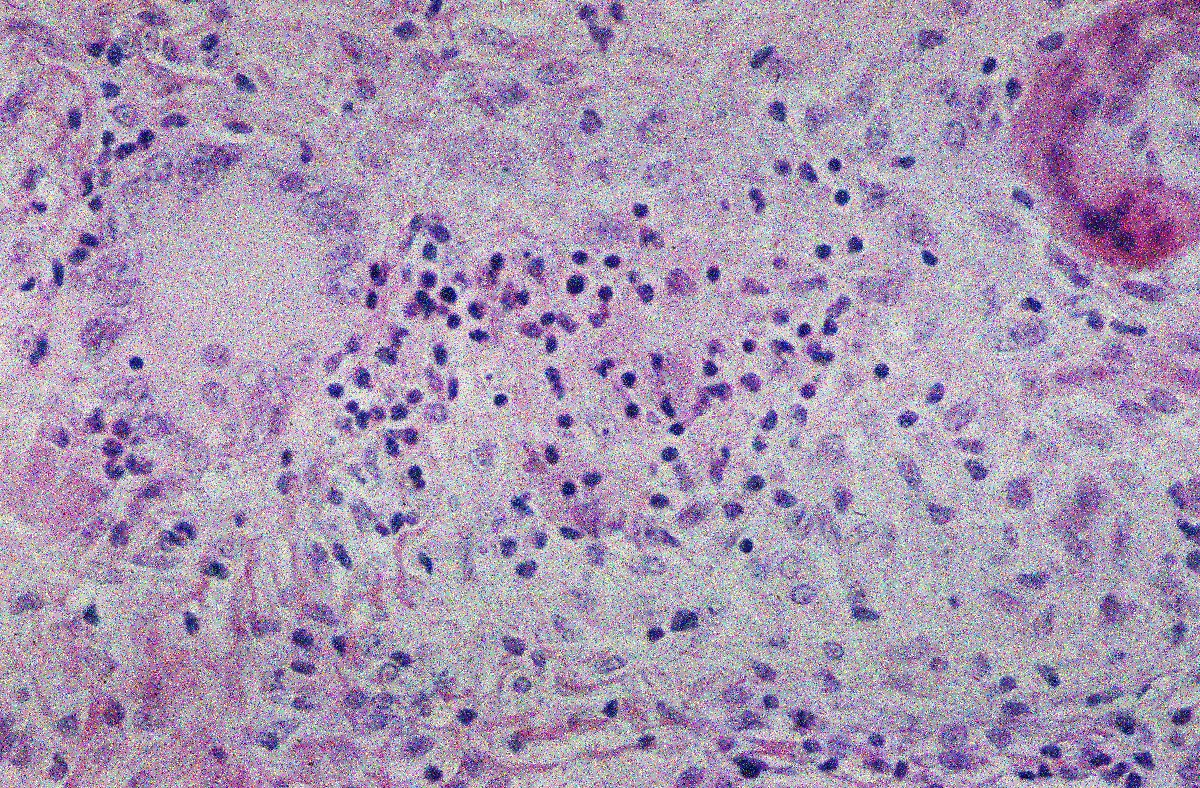
#> input picture python/wbc.jpg, 1200 x 788 px
$ jupyter execute Denois_microscope.ipynb   (shell and % lines are left out)   (older library calls are emulated)
#> lines starting #> are read from the running program, lines starting #| are printed output that depends on the picture
[cell 1]
import numpy as np
import matplotlib.pyplot as plt
from skimage import io, img_as_float
from scipy import ndimage as nd

[cell 2]
def gaussian_kernel(size, size_y=None):
    size = int(size)
    if not size_y:
        size_y = size
    else:
        size_y = int(size_y)

    x, y = np.mgrid[-size:size+1, -size_y:size_y+1]
    g = np.exp(-(x**2/float(size) + y ** 2/float(size_y)))
    return g/g.sum()

[cell 3]
gaussian_kernel_array = gaussian_kernel(5)

[cell 4]
plt.imshow(gaussian_kernel_array, cmap=plt.get_cmap('jet'), interpolation='nearest')
plt.colorbar()
plt.show()
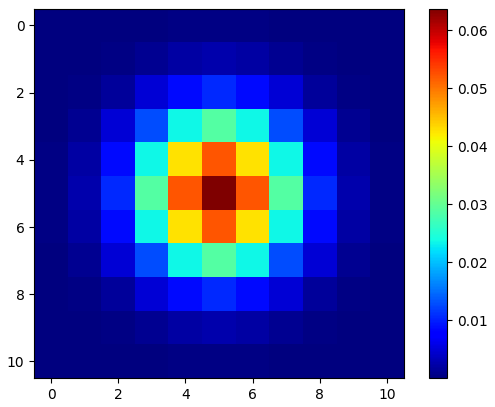
#> figure drawn by matplotlib, 2 panels

[cell 5]
img = img_as_float(io.imread("python/wbc.jpg"))

[cell 6]
gaussian_img = nd.gaussian_filter(img, sigma=3)
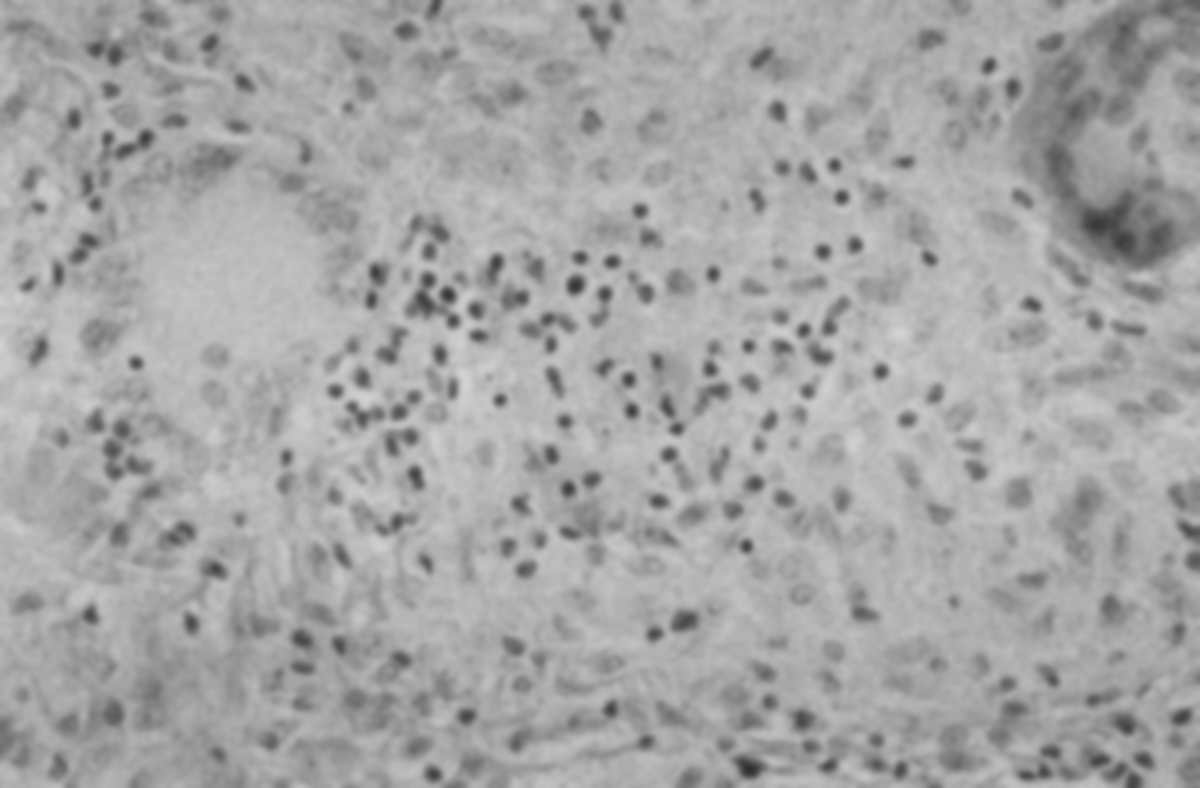
#> gaussian_img: shape (788, 1200, 3) float64; mean R, G, B 0.652, 0.652, 0.652
median_img = nd.median_filter(img, size=3)
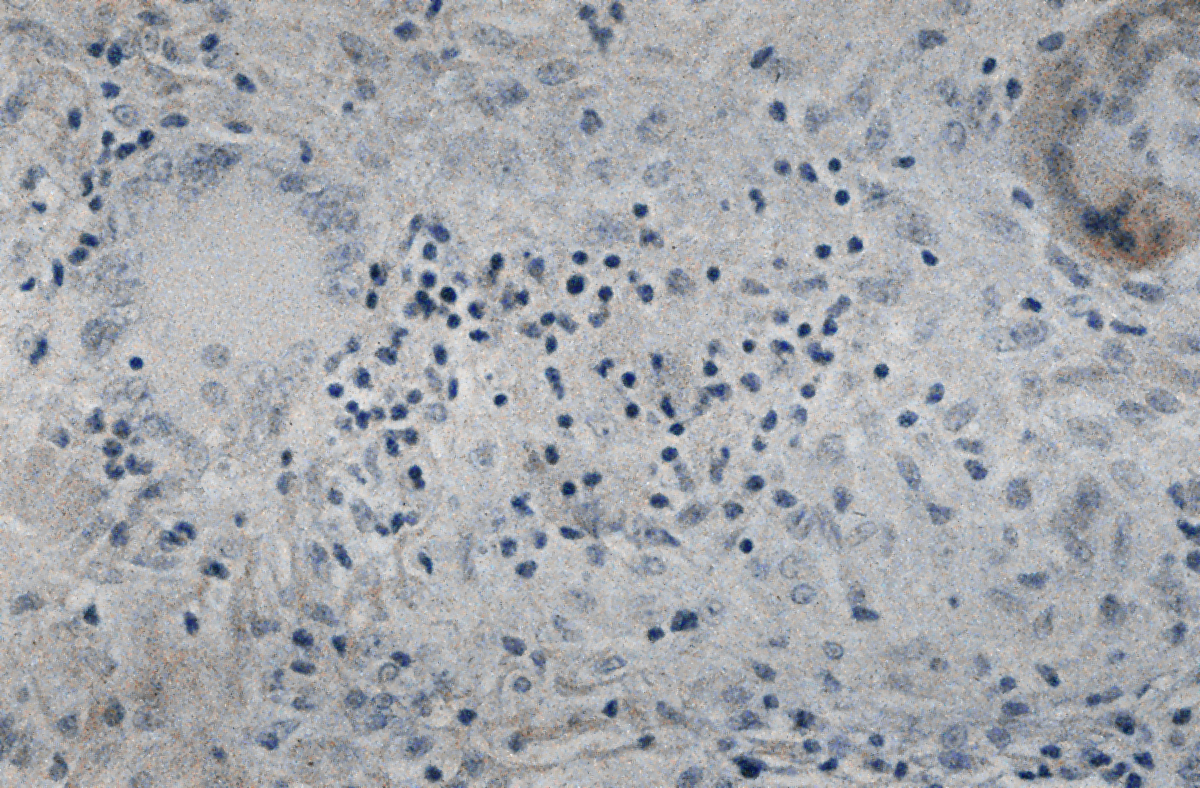
#> median_img: shape (788, 1200, 3) float64; mean R, G, B 0.649, 0.659, 0.678

[cell 7]
fig, axes = plt.subplots(nrows=1, ncols=3, sharex=True, sharey=True, figsize=(14, 14))

ax = axes.ravel()

ax[0].imshow(img)
ax[0].set_title("Original Image")

ax[1].imshow(gaussian_img)
ax[1].set_title("Gaussian Image")

ax[2].imshow(median_img)
ax[2].set_title("Median Image")

for x in ax:
    x.axis("off")

plt.tight_layout()
plt.show()
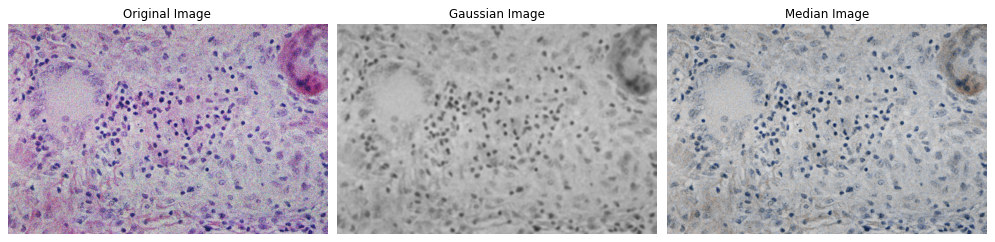
#> figure drawn by matplotlib, 3 panels

[cell 8]
from skimage.restoration import denoise_nl_means, estimate_sigma

[cell 9]
sigma_est = np.mean(estimate_sigma(img, multichannel=True))
#> sigma_est = 0.127
nlm = denoise_nl_means(img, h=1.15 * sigma_est, fast_mode=False,
                           patch_size=5, patch_distance=3, multichannel=True)

$ run again, with python/BSE_Google_noisy.jpg copied over python/wbc.jpg
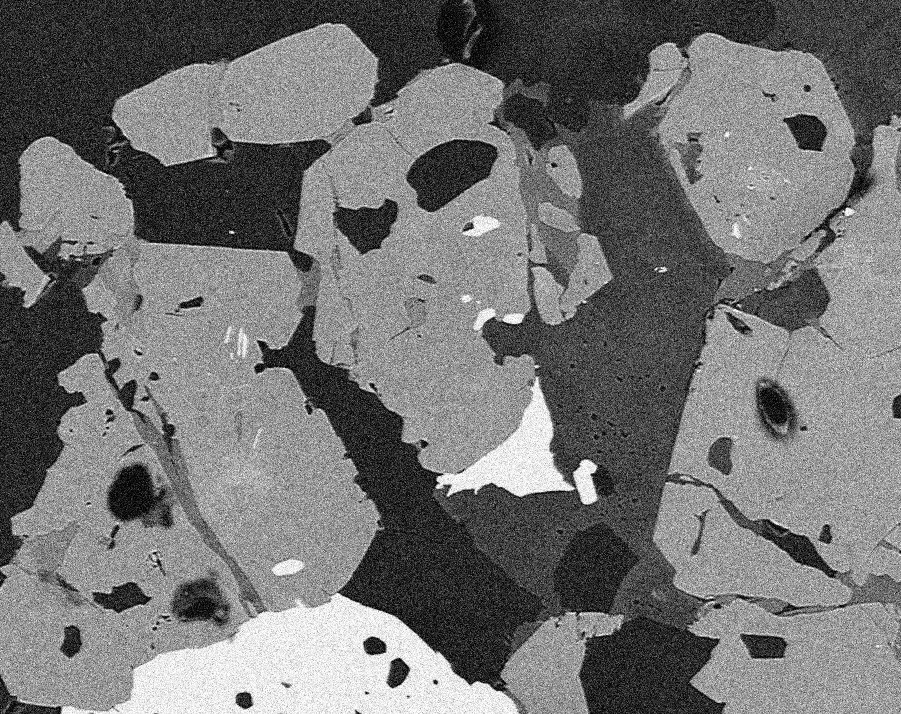
#> input picture python/BSE_Google_noisy.jpg, 901 x 714 px
#> `gaussian_img = nd.gaussian_filter(img, sigma=3)`:
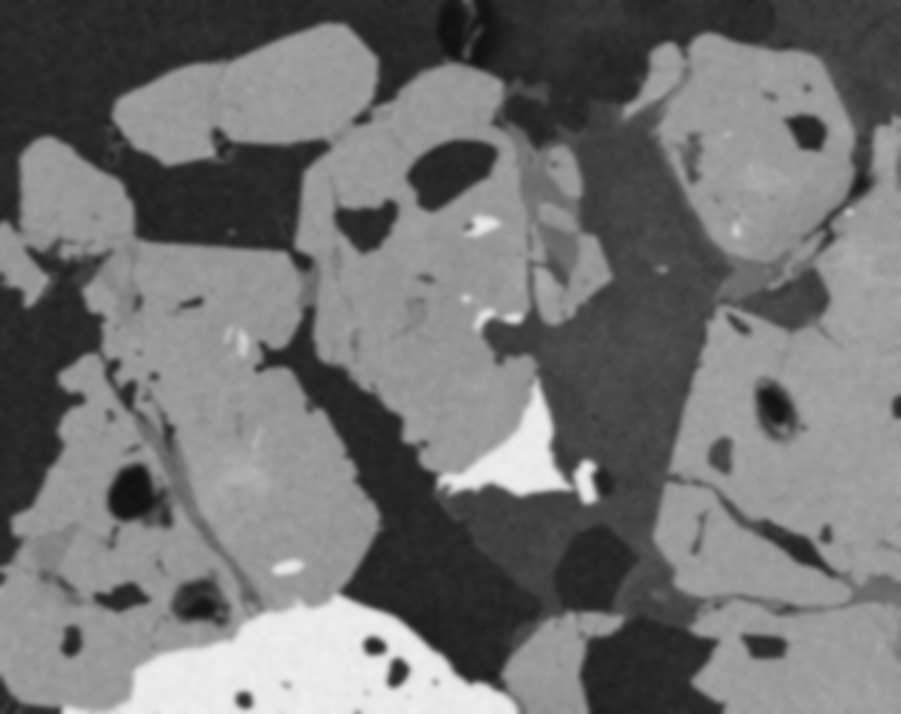
#> gaussian_img: shape (714, 901) float64; min 0.0643, max 0.938, mean 0.451
#> `plt.show()`:
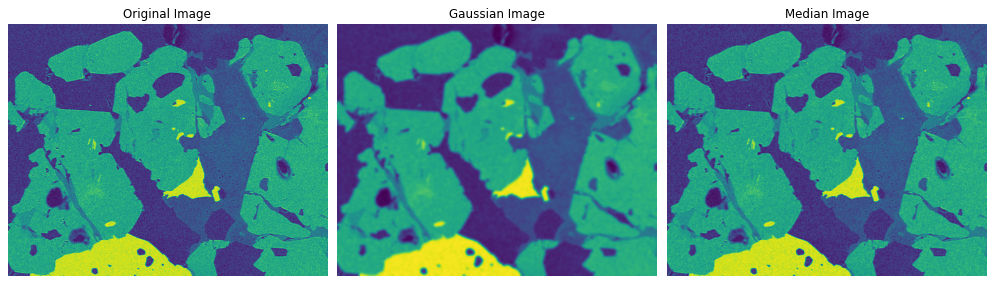
#> figure drawn by matplotlib, 3 panels
#> sigma_est = 0.0984
